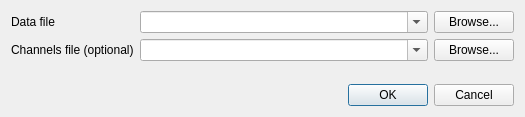
<?xml version="1.0" encoding="UTF-8"?>
<ui version="4.0">
 <class>OpenDialog</class>
 <widget class="QDialog" name="OpenDialog">
  <property name="geometry">
   <rect>
    <x>0</x>
    <y>0</y>
    <width>525</width>
    <height>117</height>
   </rect>
  </property>
  <property name="windowTitle">
   <string>Open Scan</string>
  </property>
  <property name="modal">
   <bool>true</bool>
  </property>
  <layout class="QVBoxLayout" name="verticalLayout">
   <item>
    <layout class="QFormLayout" name="formLayout">
     <item row="0" column="0">
      <widget class="QLabel" name="datafile_label">
       <property name="text">
        <string>Data file</string>
       </property>
       <property name="buddy">
        <cstring>data_file_combo</cstring>
       </property>
      </widget>
     </item>
     <item row="0" column="1">
      <layout class="QHBoxLayout" name="data_file_layout">
       <item>
        <widget class="QComboBox" name="data_file_combo">
         <property name="editable">
          <bool>true</bool>
         </property>
         <property name="maxCount">
          <number>20</number>
         </property>
         <property name="insertPolicy">
          <enum>QComboBox::NoInsert</enum>
         </property>
         <property name="sizeAdjustPolicy">
          <enum>QComboBox::AdjustToMinimumContentsLength</enum>
         </property>
         <property name="minimumContentsLength">
          <number>12</number>
         </property>
        </widget>
       </item>
       <item>
        <widget class="QPushButton" name="data_file_button">
         <property name="sizePolicy">
          <sizepolicy hsizetype="Fixed" vsizetype="Fixed">
           <horstretch>0</horstretch>
           <verstretch>0</verstretch>
          </sizepolicy>
         </property>
         <property name="text">
          <string>Browse...</string>
         </property>
        </widget>
       </item>
      </layout>
     </item>
     <item row="1" column="0">
      <widget class="QLabel" name="channelfile_label">
       <property name="text">
        <string>Channels file (optional)</string>
       </property>
       <property name="buddy">
        <cstring>channel_file_combo</cstring>
       </property>
      </widget>
     </item>
     <item row="1" column="1">
      <layout class="QHBoxLayout" name="channel_file_layout">
       <item>
        <widget class="QComboBox" name="channel_file_combo">
         <property name="editable">
          <bool>true</bool>
         </property>
         <property name="maxCount">
          <number>20</number>
         </property>
         <property name="insertPolicy">
          <enum>QComboBox::NoInsert</enum>
         </property>
         <property name="sizeAdjustPolicy">
          <enum>QComboBox::AdjustToMinimumContentsLength</enum>
         </property>
         <property name="minimumContentsLength">
          <number>12</number>
         </property>
        </widget>
       </item>
       <item>
        <widget class="QPushButton" name="channel_file_button">
         <property name="sizePolicy">
          <sizepolicy hsizetype="Fixed" vsizetype="Fixed">
           <horstretch>0</horstretch>
           <verstretch>0</verstretch>
          </sizepolicy>
         </property>
         <property name="text">
          <string>Browse...</string>
         </property>
        </widget>
       </item>
      </layout>
     </item>
    </layout>
   </item>
   <item>
    <widget class="QDialogButtonBox" name="button_box">
     <property name="orientation">
      <enum>Qt::Horizontal</enum>
     </property>
     <property name="standardButtons">
      <set>QDialogButtonBox::Cancel|QDialogButtonBox::Ok</set>
     </property>
    </widget>
   </item>
  </layout>
 </widget>
 <tabstops>
  <tabstop>data_file_combo</tabstop>
  <tabstop>data_file_button</tabstop>
  <tabstop>channel_file_combo</tabstop>
  <tabstop>channel_file_button</tabstop>
  <tabstop>button_box</tabstop>
 </tabstops>
 <resources/>
 <connections>
  <connection>
   <sender>button_box</sender>
   <signal>accepted()</signal>
   <receiver>OpenDialog</receiver>
   <slot>accept()</slot>
   <hints>
    <hint type="sourcelabel">
     <x>227</x>
     <y>95</y>
    </hint>
    <hint type="destinationlabel">
     <x>157</x>
     <y>116</y>
    </hint>
   </hints>
  </connection>
  <connection>
   <sender>button_box</sender>
   <signal>rejected()</signal>
   <receiver>OpenDialog</receiver>
   <slot>reject()</slot>
   <hints>
    <hint type="sourcelabel">
     <x>295</x>
     <y>101</y>
    </hint>
    <hint type="destinationlabel">
     <x>286</x>
     <y>116</y>
    </hint>
   </hints>
  </connection>
 </connections>
</ui>
